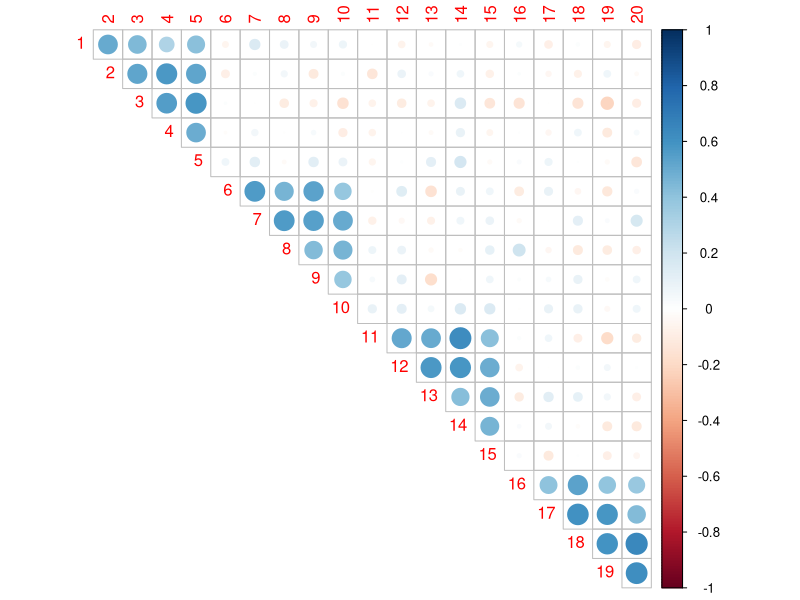
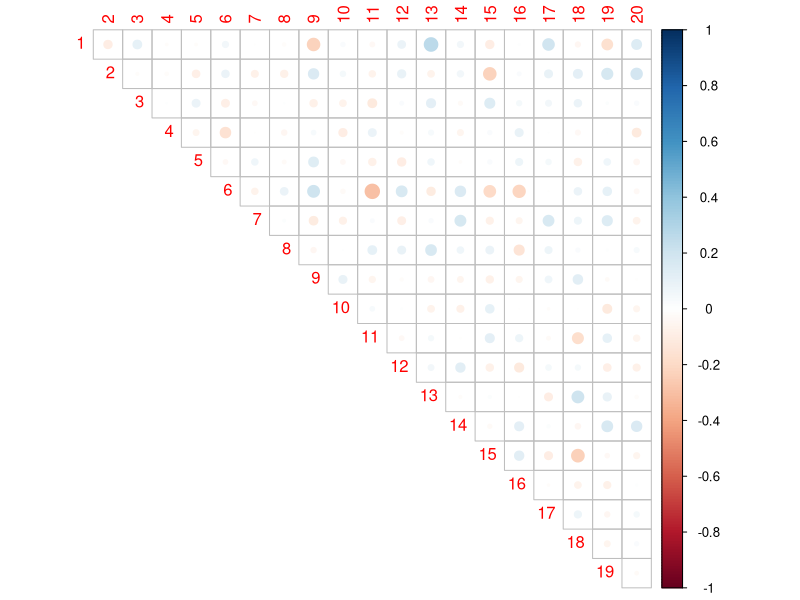

Generate these figures, in order, with R:
## ---- chunk 1
knitr::opts_chunk$set(echo = TRUE)
## ---- chunk 2
set.seed(1234)
y <- matrix(runif(300 * 4), ncol = 4)
g1 <- sapply(y[,1], function(x)rbinom(n = 5, size = 1, prob = x)) |> t()
g2 <- sapply(y[,2], function(x)rbinom(n = 5, size = 1, prob = x)) |> t()
g3 <- sapply(y[,3], function(x)rbinom(n = 5, size = 1, prob = x)) |> t()
g4 <- sapply(y[,4], function(x)rbinom(n = 5, size = 1, prob = x)) |> t()
d <- cbind(g1, g2, g3, g4)
head(d)
## ---- chunk 3
library(psych)
library(corrplot)

r <- tetrachoric(d)$rho
corrplot::corrplot(r, type = "upper", diag = F)
## ---- chunk 4
fa_default <- fa(r = d, fm = "minres", nfactors = 4)
print(fa_default$loadings, cut = 0.3)
## ---- chunk 5
fa_mr <- fa(r = d, fm = "minres", nfactors = 4, cor = "tet")
print(fa_mr$loadings, cut = 0.3)
## ---- chunk 6
fa_ml <- fa(r = d, fm = "ml", nfactors = 4, cor = "tet")
print(fa_ml$loadings, cut = 0.3)
## ---- chunk 7
fa_ols <- fa(r = d, fm = "ols", nfactors = 4, cor = "tet")
print(fa_ols$loadings, cut = 0.3)
## ---- chunk 8
set.seed(666)
d_bad <- matrix(data = sample(0:1, size = 300 * 20, replace = TRUE), 
                ncol = 20)
r2 <- tetrachoric(d_bad)$rho
corrplot::corrplot(r2, type = "upper", diag = F)
## ---- chunk 9
fa2_default <- fa(r = d_bad, fm = "minres", nfactors = 4)
print(fa2_default$loadings, cut = 0.3)
## ---- chunk 10
fa2_mr <- fa(r = d_bad, fm = "minres", nfactors = 4, cor = "tet")
fa2_mr$uniquenesses[fa2_mr$uniquenesses < 0]
## ---- chunk 11
fa2_mr <- fa(r = d_bad, fm = "minres", nfactors = 1, cor = "tet")
print(fa2_mr$loadings, cut = 0.3)

